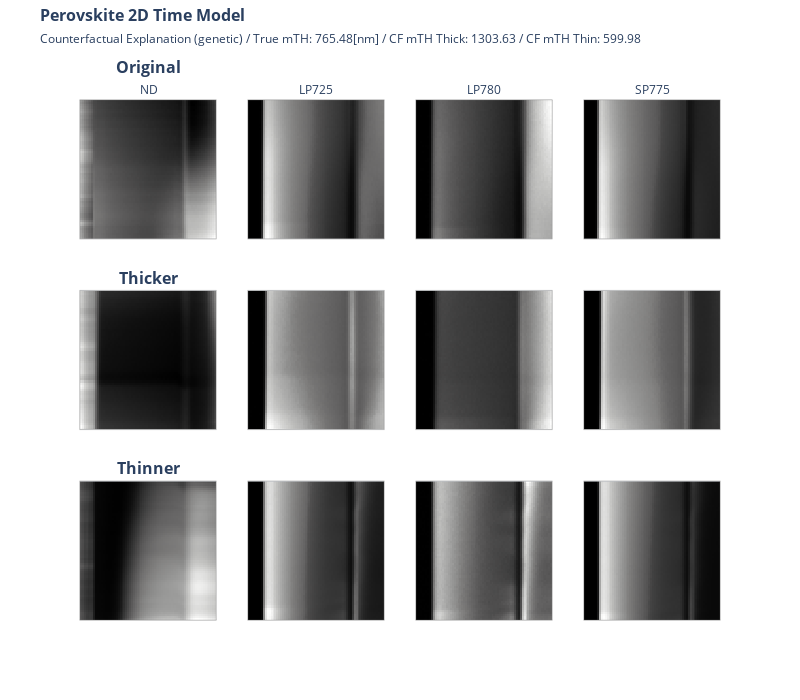

Source (notebook cell):
### Code cell
import plotly.graph_objects as go
import plotly.express as px
from plotly.subplots import make_subplots


def format_title(title, subtitle=None, font_size=16, subtitle_font_size=12):
    title = f'<span style="font-size: {font_size}px;"><b>{title}</b></span>'
    if not subtitle:
        return title
    subtitle = f'<span style="font-size: {subtitle_font_size}px;">{subtitle}</span>'
    return f"{title}<br>{subtitle}"


fig = make_subplots(
    rows=3,
    cols=4,
    vertical_spacing=0.1,
    subplot_titles=(
        format_title("Original", "ND"),
        format_title("", "LP725"),
        format_title("", "LP780"),
        format_title("", "SP775"),
        format_title("High" if target == "pce" else "Thicker"),
        None,
        None,
        None,
        format_title("Low" if target == "pce" else "Thinner"),
        None,
        None,
        None,
    ),
)

fig.add_trace(go.Heatmap(z=x[0], colorscale="gray", showscale=False), row=1, col=1)
fig.add_trace(go.Heatmap(z=x[1], colorscale="gray", showscale=False), row=1, col=2)
fig.add_trace(go.Heatmap(z=x[2], colorscale="gray", showscale=False), row=1, col=3)
fig.add_trace(go.Heatmap(z=x[3], colorscale="gray", showscale=False), row=1, col=4)


fig.add_trace(
    go.Heatmap(z=cf_high[0], colorscale="gray", showscale=False), row=2, col=1
)
fig.add_trace(
    go.Heatmap(z=cf_high[1], colorscale="gray", showscale=False), row=2, col=2
)
fig.add_trace(
    go.Heatmap(z=cf_high[2], colorscale="gray", showscale=False), row=2, col=3
)
fig.add_trace(
    go.Heatmap(z=cf_high[3], colorscale="gray", showscale=False), row=2, col=4
)


fig.add_trace(go.Heatmap(z=cf_low[0], colorscale="gray", showscale=False), row=3, col=1)
fig.add_trace(go.Heatmap(z=cf_low[1], colorscale="gray", showscale=False), row=3, col=2)
fig.add_trace(go.Heatmap(z=cf_low[2], colorscale="gray", showscale=False), row=3, col=3)
fig.add_trace(go.Heatmap(z=cf_low[3], colorscale="gray", showscale=False), row=3, col=4)

fig.update_yaxes(showticklabels=False)
fig.update_xaxes(showticklabels=False)


if target == "pce":
    title = format_title(
        "Perovskite 2D Time Model",
        "Counterfactual Explanation ("
        + str(cf_methode)
        + ") / True PCE: "
        + str(*y[0])
        + " / CF PCE High: "
        + str(*y_cf_high[0])
        + " / CF PCE Low: "
        + str(*y_cf_low[0]),
    )
else:
    title = format_title(
        "Perovskite 2D Time Model",
        "Counterfactual Explanation ("
        + str(cf_methode)
        + ") / True mTH: "
        + str(*y[0]) + "[nm]"
        + " / CF mTH Thick: "
        + str(*y_cf_high[0])
        + " / CF mTH Thin: "
        + str(*y_cf_low[0]),
    )

fig.update_layout(
    title=title,
    title_y=0.97,
    title_x=0.05,
    height=700,
    width=800,
)

fig.update_xaxes(showline=True, linewidth=0.5, linecolor="grey", mirror=True)
fig.update_yaxes(showline=True, linewidth=0.5, linecolor="grey", mirror=True)

fig.write_image("xai/images/"+ target + "/2D_time/2D_time_cf.png", scale=2)

fig.show()

### Figure 1 — Plotly figure (JSON) as saved in the notebook; plotly's stock layout.template omitted (floating-point values rounded to 4 significant figures; data arrays with more than 128 entries replaced by an {"elided": "..."} marker saying what was removed)
{"data": [{"colorscale": [[0, "rgb(0, 0, 0)"], [0.09091, "rgb(16, 16, 16)"], [0.1818, "rgb(38, 38, 38)"], [0.2727, "rgb(59, 59, 59)"], [0.3636, "rgb(81, 80, 80)"], [0.4545, "rgb(102, 101, 101)"], [0.5455, "rgb(124, 123, 122)"], [0.6364, "rgb(146, 146, 145)"], [0.7273, "rgb(171, 171, 170)"], [0.8182, "rgb(197, 197, 195)"], [0.9091, "rgb(224, 224, 223)"], [1, "rgb(254, 254, 253)"]], "showscale": false, "type": "heatmap", "xaxis": "x", "yaxis": "y", "z": {"elided": "65x72 float values"}}, {"colorscale": [[0, "rgb(0, 0, 0)"], [0.09091, "rgb(16, 16, 16)"], [0.1818, "rgb(38, 38, 38)"], [0.2727, "rgb(59, 59, 59)"], [0.3636, "rgb(81, 80, 80)"], [0.4545, "rgb(102, 101, 101)"], [0.5455, "rgb(124, 123, 122)"], [0.6364, "rgb(146, 146, 145)"], [0.7273, "rgb(171, 171, 170)"], [0.8182, "rgb(197, 197, 195)"], [0.9091, "rgb(224, 224, 223)"], [1, "rgb(254, 254, 253)"]], "showscale": false, "type": "heatmap", "xaxis": "x2", "yaxis": "y2", "z": {"elided": "65x72 float values"}}, {"colorscale": [[0, "rgb(0, 0, 0)"], [0.09091, "rgb(16, 16, 16)"], [0.1818, "rgb(38, 38, 38)"], [0.2727, "rgb(59, 59, 59)"], [0.3636, "rgb(81, 80, 80)"], [0.4545, "rgb(102, 101, 101)"], [0.5455, "rgb(124, 123, 122)"], [0.6364, "rgb(146, 146, 145)"], [0.7273, "rgb(171, 171, 170)"], [0.8182, "rgb(197, 197, 195)"], [0.9091, "rgb(224, 224, 223)"], [1, "rgb(254, 254, 253)"]], "showscale": false, "type": "heatmap", "xaxis": "x3", "yaxis": "y3", "z": {"elided": "65x72 float values"}}, {"colorscale": [[0, "rgb(0, 0, 0)"], [0.09091, "rgb(16, 16, 16)"], [0.1818, "rgb(38, 38, 38)"], [0.2727, "rgb(59, 59, 59)"], [0.3636, "rgb(81, 80, 80)"], [0.4545, "rgb(102, 101, 101)"], [0.5455, "rgb(124, 123, 122)"], [0.6364, "rgb(146, 146, 145)"], [0.7273, "rgb(171, 171, 170)"], [0.8182, "rgb(197, 197, 195)"], [0.9091, "rgb(224, 224, 223)"], [1, "rgb(254, 254, 253)"]], "showscale": false, "type": "heatmap", "xaxis": "x4", "yaxis": "y4", "z": {"elided": "65x72 float values"}}, {"colorscale": [[0, "rgb(0, 0, 0)"], [0.09091, "rgb(16, 16, 16)"], [0.1818, "rgb(38, 38, 38)"], [0.2727, "rgb(59, 59, 59)"], [0.3636, "rgb(81, 80, 80)"], [0.4545, "rgb(102, 101, 101)"], [0.5455, "rgb(124, 123, 122)"], [0.6364, "rgb(146, 146, 145)"], [0.7273, "rgb(171, 171, 170)"], [0.8182, "rgb(197, 197, 195)"], [0.9091, "rgb(224, 224, 223)"], [1, "rgb(254, 254, 253)"]], "showscale": false, "type": "heatmap", "xaxis": "x5", "yaxis": "y5", "z": {"elided": "65x72 float values"}}, {"colorscale": [[0, "rgb(0, 0, 0)"], [0.09091, "rgb(16, 16, 16)"], [0.1818, "rgb(38, 38, 38)"], [0.2727, "rgb(59, 59, 59)"], [0.3636, "rgb(81, 80, 80)"], [0.4545, "rgb(102, 101, 101)"], [0.5455, "rgb(124, 123, 122)"], [0.6364, "rgb(146, 146, 145)"], [0.7273, "rgb(171, 171, 170)"], [0.8182, "rgb(197, 197, 195)"], [0.9091, "rgb(224, 224, 223)"], [1, "rgb(254, 254, 253)"]], "showscale": false, "type": "heatmap", "xaxis": "x6", "yaxis": "y6", "z": {"elided": "65x72 float values"}}, {"colorscale": [[0, "rgb(0, 0, 0)"], [0.09091, "rgb(16, 16, 16)"], [0.1818, "rgb(38, 38, 38)"], [0.2727, "rgb(59, 59, 59)"], [0.3636, "rgb(81, 80, 80)"], [0.4545, "rgb(102, 101, 101)"], [0.5455, "rgb(124, 123, 122)"], [0.6364, "rgb(146, 146, 145)"], [0.7273, "rgb(171, 171, 170)"], [0.8182, "rgb(197, 197, 195)"], [0.9091, "rgb(224, 224, 223)"], [1, "rgb(254, 254, 253)"]], "showscale": false, "type": "heatmap", "xaxis": "x7", "yaxis": "y7", "z": {"elided": "65x72 float values"}}, {"colorscale": [[0, "rgb(0, 0, 0)"], [0.09091, "rgb(16, 16, 16)"], [0.1818, "rgb(38, 38, 38)"], [0.2727, "rgb(59, 59, 59)"], [0.3636, "rgb(81, 80, 80)"], [0.4545, "rgb(102, 101, 101)"], [0.5455, "rgb(124, 123, 122)"], [0.6364, "rgb(146, 146, 145)"], [0.7273, "rgb(171, 171, 170)"], [0.8182, "rgb(197, 197, 195)"], [0.9091, "rgb(224, 224, 223)"], [1, "rgb(254, 254, 253)"]], "showscale": false, "type": "heatmap", "xaxis": "x8", "yaxis": "y8", "z": {"elided": "65x72 float values"}}, {"colorscale": [[0, "rgb(0, 0, 0)"], [0.09091, "rgb(16, 16, 16)"], [0.1818, "rgb(38, 38, 38)"], [0.2727, "rgb(59, 59, 59)"], [0.3636, "rgb(81, 80, 80)"], [0.4545, "rgb(102, 101, 101)"], [0.5455, "rgb(124, 123, 122)"], [0.6364, "rgb(146, 146, 145)"], [0.7273, "rgb(171, 171, 170)"], [0.8182, "rgb(197, 197, 195)"], [0.9091, "rgb(224, 224, 223)"], [1, "rgb(254, 254, 253)"]], "showscale": false, "type": "heatmap", "xaxis": "x9", "yaxis": "y9", "z": {"elided": "65x72 float values"}}, {"colorscale": [[0, "rgb(0, 0, 0)"], [0.09091, "rgb(16, 16, 16)"], [0.1818, "rgb(38, 38, 38)"], [0.2727, "rgb(59, 59, 59)"], [0.3636, "rgb(81, 80, 80)"], [0.4545, "rgb(102, 101, 101)"], [0.5455, "rgb(124, 123, 122)"], [0.6364, "rgb(146, 146, 145)"], [0.7273, "rgb(171, 171, 170)"], [0.8182, "rgb(197, 197, 195)"], [0.9091, "rgb(224, 224, 223)"], [1, "rgb(254, 254, 253)"]], "showscale": false, "type": "heatmap", "xaxis": "x10", "yaxis": "y10", "z": {"elided": "65x72 float values"}}, {"colorscale": [[0, "rgb(0, 0, 0)"], [0.09091, "rgb(16, 16, 16)"], [0.1818, "rgb(38, 38, 38)"], [0.2727, "rgb(59, 59, 59)"], [0.3636, "rgb(81, 80, 80)"], [0.4545, "rgb(102, 101, 101)"], [0.5455, "rgb(124, 123, 122)"], [0.6364, "rgb(146, 146, 145)"], [0.7273, "rgb(171, 171, 170)"], [0.8182, "rgb(197, 197, 195)"], [0.9091, "rgb(224, 224, 223)"], [1, "rgb(254, 254, 253)"]], "showscale": false, "type": "heatmap", "xaxis": "x11", "yaxis": "y11", "z": {"elided": "65x72 float values"}}, {"colorscale": [[0, "rgb(0, 0, 0)"], [0.09091, "rgb(16, 16, 16)"], [0.1818, "rgb(38, 38, 38)"], [0.2727, "rgb(59, 59, 59)"], [0.3636, "rgb(81, 80, 80)"], [0.4545, "rgb(102, 101, 101)"], [0.5455, "rgb(124, 123, 122)"], [0.6364, "rgb(146, 146, 145)"], [0.7273, "rgb(171, 171, 170)"], [0.8182, "rgb(197, 197, 195)"], [0.9091, "rgb(224, 224, 223)"], [1, "rgb(254, 254, 253)"]], "showscale": false, "type": "heatmap", "xaxis": "x12", "yaxis": "y12", "z": {"elided": "65x72 float values"}}], "layout": {"annotations": [{"font": {"size": 16}, "showarrow": false, "text": "<span style=\"font-size: 16px;\"><b>Original</b></span><br><span style=\"font-size: 12px;\">ND</span>", "x": 0.1062, "xanchor": "center", "xref": "paper", "y": 1, "yanchor": "bottom", "yref": "paper"}, {"font": {"size": 16}, "showarrow": false, "text": "<span style=\"font-size: 16px;\"><b></b></span><br><span style=\"font-size: 12px;\">LP725</span>", "x": 0.3688, "xanchor": "center", "xref": "paper", "y": 1, "yanchor": "bottom", "yref": "paper"}, {"font": {"size": 16}, "showarrow": false, "text": "<span style=\"font-size: 16px;\"><b></b></span><br><span style=\"font-size: 12px;\">LP780</span>", "x": 0.6313, "xanchor": "center", "xref": "paper", "y": 1, "yanchor": "bottom", "yref": "paper"}, {"font": {"size": 16}, "showarrow": false, "text": "<span style=\"font-size: 16px;\"><b></b></span><br><span style=\"font-size: 12px;\">SP775</span>", "x": 0.8938, "xanchor": "center", "xref": "paper", "y": 1, "yanchor": "bottom", "yref": "paper"}, {"font": {"size": 16}, "showarrow": false, "text": "<span style=\"font-size: 16px;\"><b>Thicker</b></span>", "x": 0.1062, "xanchor": "center", "xref": "paper", "y": 0.6333, "yanchor": "bottom", "yref": "paper"}, {"font": {"size": 16}, "showarrow": false, "text": "<span style=\"font-size: 16px;\"><b>Thinner</b></span>", "x": 0.1062, "xanchor": "center", "xref": "paper", "y": 0.2667, "yanchor": "bottom", "yref": "paper"}], "height": 700, "title": {"text": "<span style=\"font-size: 16px;\"><b>Perovskite 2D Time Model</b></span><br><span style=\"font-size: 12px;\">Counterfactual Explanation (genetic) / True mTH: 765.48[nm] / CF mTH Thick: 1303.63 / CF mTH Thin: 599.98</span>", "x": 0.05, "y": 0.97}, "width": 800, "xaxis": {"anchor": "y", "domain": [0, 0.2125], "linecolor": "grey", "linewidth": 0.5, "mirror": true, "showline": true, "showticklabels": false}, "xaxis10": {"anchor": "y10", "domain": [0.2625, 0.475], "linecolor": "grey", "linewidth": 0.5, "mirror": true, "showline": true, "showticklabels": false}, "xaxis11": {"anchor": "y11", "domain": [0.525, 0.7375], "linecolor": "grey", "linewidth": 0.5, "mirror": true, "showline": true, "showticklabels": false}, "xaxis12": {"anchor": "y12", "domain": [0.7875, 1], "linecolor": "grey", "linewidth": 0.5, "mirror": true, "showline": true, "showticklabels": false}, "xaxis2": {"anchor": "y2", "domain": [0.2625, 0.475], "linecolor": "grey", "linewidth": 0.5, "mirror": true, "showline": true, "showticklabels": false}, "xaxis3": {"anchor": "y3", "domain": [0.525, 0.7375], "linecolor": "grey", "linewidth": 0.5, "mirror": true, "showline": true, "showticklabels": false}, "xaxis4": {"anchor": "y4", "domain": [0.7875, 1], "linecolor": "grey", "linewidth": 0.5, "mirror": true, "showline": true, "showticklabels": false}, "xaxis5": {"anchor": "y5", "domain": [0, 0.2125], "linecolor": "grey", "linewidth": 0.5, "mirror": true, "showline": true, "showticklabels": false}, "xaxis6": {"anchor": "y6", "domain": [0.2625, 0.475], "linecolor": "grey", "linewidth": 0.5, "mirror": true, "showline": true, "showticklabels": false}, "xaxis7": {"anchor": "y7", "domain": [0.525, 0.7375], "linecolor": "grey", "linewidth": 0.5, "mirror": true, "showline": true, "showticklabels": false}, "xaxis8": {"anchor": "y8", "domain": [0.7875, 1], "linecolor": "grey", "linewidth": 0.5, "mirror": true, "showline": true, "showticklabels": false}, "xaxis9": {"anchor": "y9", "domain": [0, 0.2125], "linecolor": "grey", "linewidth": 0.5, "mirror": true, "showline": true, "showticklabels": false}, "yaxis": {"anchor": "x", "domain": [0.7333, 1], "linecolor": "grey", "linewidth": 0.5, "mirror": true, "showline": true, "showticklabels": false}, "yaxis10": {"anchor": "x10", "domain": [0, 0.2667], "linecolor": "grey", "linewidth": 0.5, "mirror": true, "showline": true, "showticklabels": false}, "yaxis11": {"anchor": "x11", "domain": [0, 0.2667], "linecolor": "grey", "linewidth": 0.5, "mirror": true, "showline": true, "showticklabels": false}, "yaxis12": {"anchor": "x12", "domain": [0, 0.2667], "linecolor": "grey", "linewidth": 0.5, "mirror": true, "showline": true, "showticklabels": false}, "yaxis2": {"anchor": "x2", "domain": [0.7333, 1], "linecolor": "grey", "linewidth": 0.5, "mirror": true, "showline": true, "showticklabels": false}, "yaxis3": {"anchor": "x3", "domain": [0.7333, 1], "linecolor": "grey", "linewidth": 0.5, "mirror": true, "showline": true, "showticklabels": false}, "yaxis4": {"anchor": "x4", "domain": [0.7333, 1], "linecolor": "grey", "linewidth": 0.5, "mirror": true, "showline": true, "showticklabels": false}, "yaxis5": {"anchor": "x5", "domain": [0.3667, 0.6333], "linecolor": "grey", "linewidth": 0.5, "mirror": true, "showline": true, "showticklabels": false}, "yaxis6": {"anchor": "x6", "domain": [0.3667, 0.6333], "linecolor": "grey", "linewidth": 0.5, "mirror": true, "showline": true, "showticklabels": false}, "yaxis7": {"anchor": "x7", "domain": [0.3667, 0.6333], "linecolor": "grey", "linewidth": 0.5, "mirror": true, "showline": true, "showticklabels": false}, "yaxis8": {"anchor": "x8", "domain": [0.3667, 0.6333], "linecolor": "grey", "linewidth": 0.5, "mirror": true, "showline": true, "showticklabels": false}, "yaxis9": {"anchor": "x9", "domain": [0, 0.2667], "linecolor": "grey", "linewidth": 0.5, "mirror": true, "showline": true, "showticklabels": false}}}
